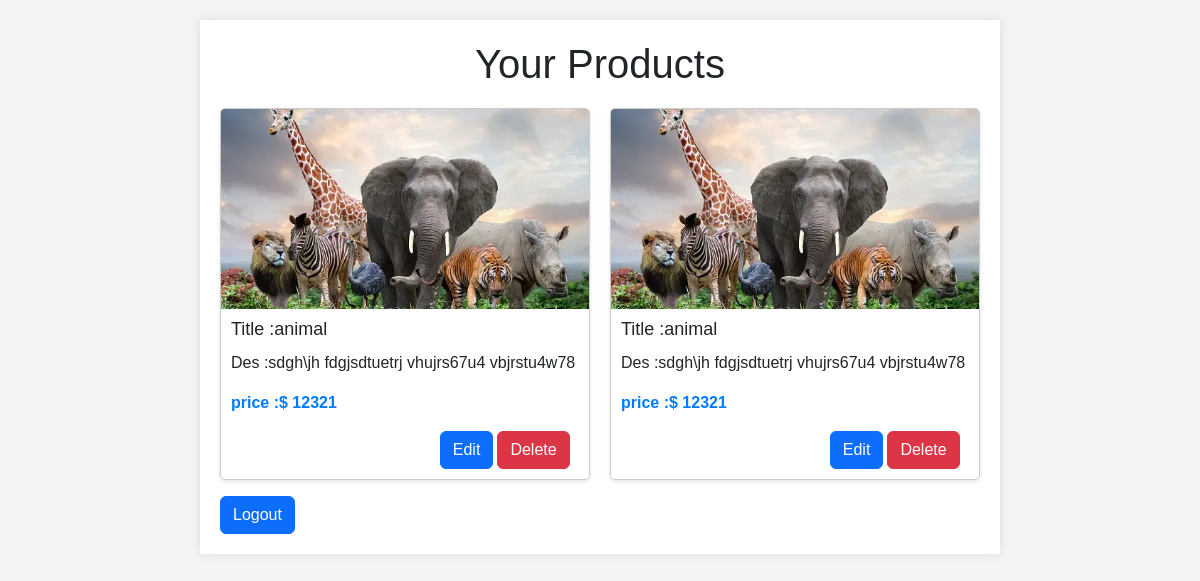
/yourproduct/ (signed in), run on the app's committed database.
### user_store/models.py (models this page shows)
class Products(models.Model):
  user = models.ForeignKey(User,on_delete=models.CASCADE)
  title = models.CharField(max_length=100)
  description = models.TextField()
  image = models.ImageField(upload_to='images/')
  price = models.IntegerField()

### user_store/views.py (the view)
# urls.py: path('yourproduct/',views.show_product,name='yourproduct'),
@login_required
def show_product(request):
  fm = Products.objects.filter(user=request.user)
  return render(request,'product.html',{'fm':fm})

### user_store/templates/product.html (shortened to what this page needs)
{% load static %}
<!DOCTYPE html>
<html lang="en">
<head>
    <link rel="stylesheet" href="https://cdnjs.cloudflare.com/ajax/libs/font-awesome/5.15.4/css/all.min.css">
    <link rel="stylesheet" href="{% static 'css/bootstrap.css' %}">
</head>
<body>
    <div class="container">
        <h1>Your Products</h1>
        <ul class="product-list">
            {% for product in fm %}
            <li class="product-item">
                <img src="{{ product.image.url }}" alt="{{ product.name }}" class="product-image">
                <div class="product-details">
                    <h3 class="product-title">Title :{{ product.title }}</h3>
                    <p>Des :{{ product.description }}</p>
                    <p class="product-price">price  :$ {{ product.price }}</p>
                    <div class="button-wraper">
                    <a href="{% url 'update' product.id %}"class="btn btn-primary ">Edit</a>
                    <a href="{% url 'delete' product.id %}"class="btn btn-danger de">Delete</a>
                    </div>
                </div>
            </li>
            {% endfor %}
        </ul>
        <a href="{% url 'logout' %}"class="btn btn-primary"class="edit_btn">Logout</a>
    </div>
</body>
</html>

### user_store/templates/product.html (style rules this page uses)
.product-item { border: 1px solid #ccc; border-radius: 5px; overflow: hidden; box-shadow: 0 2px 4px rgba(0, 0, 0, 0.1); }
body { font-family: Arial, sans-serif; margin: 20px; padding: 0; background-color: #f4f4f4; }
.container { max-width: 800px; margin: 0 auto; padding: 20px; background-color: #fff; box-shadow: 0 0 10px rgba(0, 0, 0, 0.1); }
h1 { text-align: center; margin-bottom: 20px; }
.product-list { display: grid; grid-template-columns: repeat(auto-fill, minmax(250px, 1fr)); grid-gap: 20px; list-style-type: none; padding: 0; }
.product-item { border: 1px solid #ccc; border-radius: 5px; overflow: hidden; }
.product-image { width: 100%; height: 200px; object-fit: cover; }
.product-details { padding: 10px; }
.product-title { margin-top: 0; margin-bottom: 10px; font-size: 18px; }
.product-price { font-weight: bold; color: #007bff; }
.button-wraper { display: flex; margin-left: 60%; }
.de { margin-left: 4px; }

### data on the page
Products: image (picture), title "animal", description "sdgh\\jh fdgjsdtuetrj vhujrs67u4 vbjrstu4w78", price "12321"
Products: image (picture), title "animal", description "sdgh\\jh fdgjsdtuetrj vhujrs67u4 vbjrstu4w78", price "12321"
